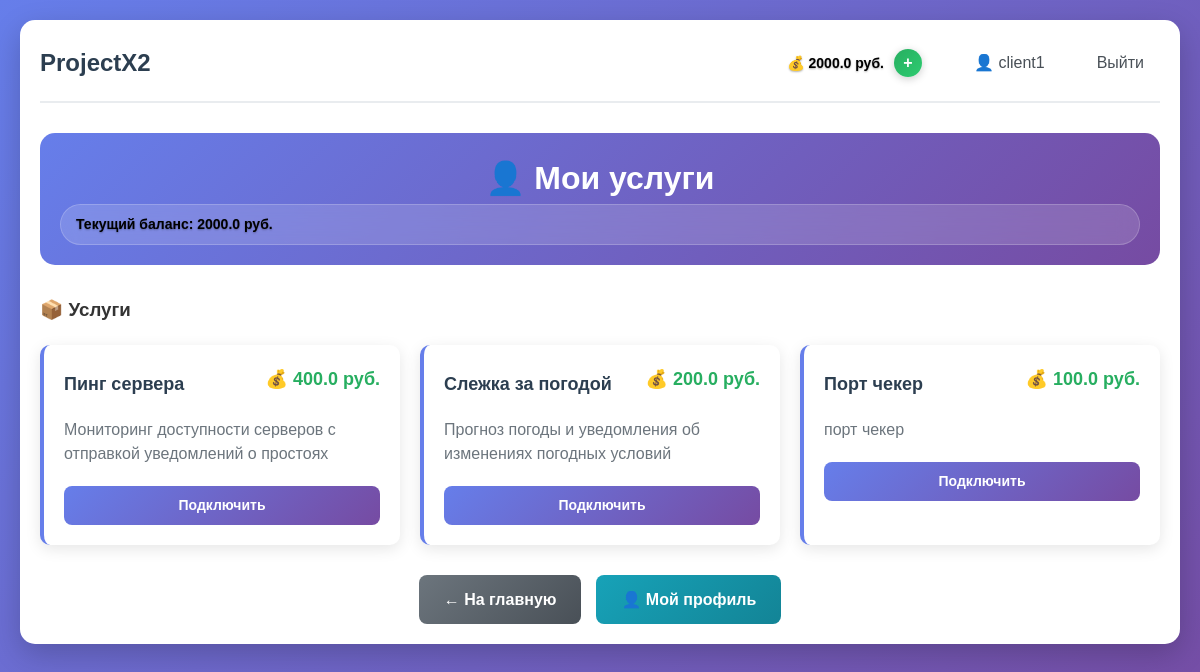
Page /client/services (signed in) on the earlier database version.
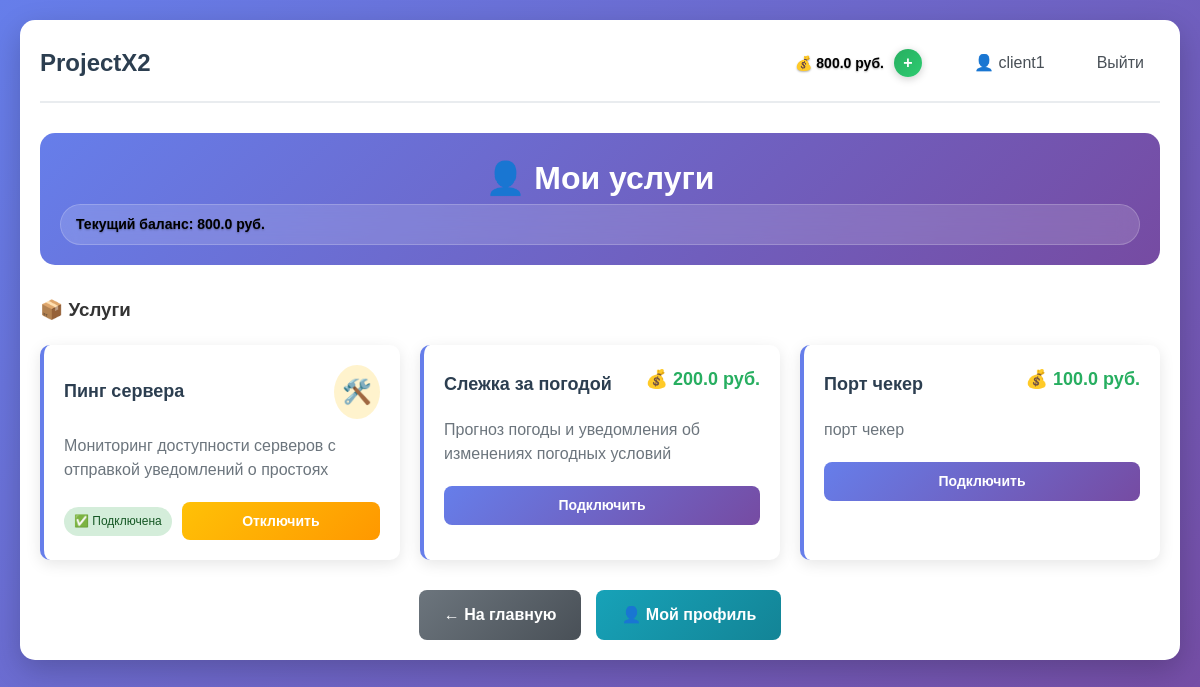
Same page on the later database version.
### app.py (models this page shows, shortened)
class User(UserMixin, db.Model):
    __tablename__ = 'users'
    id = db.Column(db.Integer, primary_key=True)
    username = db.Column(db.String(64), unique=True, nullable=False)
    email = db.Column(db.String(120), unique=True, nullable=False)
    password_hash = db.Column(db.String(256), nullable=False)
    role = db.Column(db.String(20), nullable=False)
    created_at = db.Column(db.DateTime, default=datetime.utcnow)
    is_active = db.Column(db.Boolean, default=True)
    services = db.relationship('UserService', backref='user', lazy=True)
    balance = db.Column(db.Float, default=0.0)  # Баланс для клиентов

class Service(db.Model):
    id = db.Column(db.Integer, primary_key=True)
    name = db.Column(db.String(100), nullable=False)
    description = db.Column(db.Text, nullable=False)
    price = db.Column(db.Float, default=0.0)
    is_active = db.Column(db.Boolean, default=True)
    created_at = db.Column(db.DateTime, default=datetime.utcnow)
    customer_id = db.Column(db.Integer, db.ForeignKey('users.id'), nullable=False)
    users = db.relationship('UserService', backref='service', lazy=True)

### app.py (the view)
@app.route('/client/services')
@login_required
def client_services():
    if current_user.role != 'client':
        flash('Доступ запрещен. Только для клиентов.', 'error')
        return redirect(url_for('index'))
    all_services = Service.query.filter_by(is_active=True).all()
    user_services = UserService.query.filter_by(user_id=current_user.id).all()
    connected_service_ids = [us.service_id for us in user_services]
    return render_template('client_services.html',
                         services=all_services,
                         connected_service_ids=connected_service_ids,
                         user_services=user_services)

### app.py (called while the page is built)
@login_manager.user_loader
def load_user(user_id):
    return db.session.get(User, int(user_id))

@app.before_request
def check_user_active():
    if current_user.is_authenticated and not current_user.is_active:
        logout_user()
        flash('Ваш аккаунт заблокирован. Обратитесь к администратору.', 'error')
        return redirect(url_for('login'))

### templates/client_services.html (shortened to what this page needs)
{% extends "base.html" %}
{% block content %}
<div class="admin-container">
    <div class="admin-header">
        <h2>👤 Мои услуги</h2>
        <div class="balance-info">
            <span class="balance-amount">Текущий баланс: {{ current_user.balance }} руб.</span>
        </div>
    </div>
    <div class="services-section">
        <h3>📦 Услуги</h3>
        {% if services %}
            <div class="services-grid">
                {% for service in services %}
                <div class="service-card">
                    <div class="service-header">
                        <h4>{{ service.name }}</h4>
                        {% if service.name == 'Пинг сервера' and service.id in connected_service_ids %}
                            <a href="{{ url_for('ping_service') }}" class="gear-icon" title="Перейти к Ping сервису">
                                🛠️
                            </a>
                        {% else %}
                            <span class="service-price">💰 {{ service.price }} руб.</span>
                        {% endif %}
                    </div>
                    <p class="service-description">{{ service.description }}</p>
                    <div class="service-actions">
                        {% if service.id in connected_service_ids %}
                            <span class="badge connected">✅ Подключена</span>
                            <a href="{{ url_for('disconnect_service', service_id=service.id) }}"
                               class="btn btn-sm btn-warning"
                               onclick="return confirm('Отключить услугу «{{ service.name }}»?')">
                                Отключить
                            </a>
                        {% else %}
                            {% if current_user.balance >= service.price %}
                                <a href="{{ url_for('connect_service', service_id=service.id) }}"
                                   class="btn btn-sm btn-primary">
                                    Подключить
                                </a>
                            {% else %}
                                <span class="text-danger">Недостаточно средств</span>
                                <a href="{{ url_for('add_balance_page') }}" class="btn btn-sm btn-success">
                                    Пополнить баланс
                                </a>
                            {% endif %}
                        {% endif %}
                    </div>
                </div>
                {% endfor %}
            </div>
        {% else %}
            <div class="empty-state">
                <div class="empty-icon">📭</div>
                <h4>Нет доступных услуг</h4>
                <p>В данный момент нет активных услуг для подключения.</p>
            </div>
        {% endif %}
    </div>
    <div class="admin-actions">
        <a href="{{ url_for('index') }}" class="btn btn-secondary">← На главную</a>
        <a href="{{ url_for('profile') }}" class="btn btn-info">👤 Мой профиль</a>
    </div>
</div>
{% endblock %}

### templates/base.html (shortened to what this page needs)
<!DOCTYPE html>
<html lang="ru">
<head>
    <link rel="stylesheet" href="{{ url_for('static', filename='css/style.css') }}">
</head>
<body>
    <div class="container">
        <nav class="navbar">
            <h1><a href="/" class="nav-logo">ProjectX2</a></h1>
            <div class="nav-links">
                {% if current_user.is_authenticated %}
                    {% if current_user.role == 'client' %}
                    <div class="balance-info">
                        <span class="balance-amount">💰 {{ current_user.balance }} руб.</span>
                        <a href="{{ url_for('add_balance_page') }}" class="balance-btn">+</a>
                    </div>
                    {% endif %}
                    <a href="/profile" class="nav-link">👤 {{ current_user.username }}</a>
                    <a href="/logout" class="nav-link">Выйти</a>
                {% else %}
                    <a href="/login" class="nav-link">Войти</a>
                    <a href="/register" class="nav-link">Регистрация</a>
                {% endif %}
            </div>
        </nav>
        <main>
            {% block content %}{% endblock %}
        </main>
    </div>
</body>
</html>

Differences in the rows shown:
changed User "client1": balance "2000.0" → "800.0"
shown differently, row unchanged: Service "Пинг сервера": price "400.0" → (not shown); text "💰 руб. Подключить" → "🛠️ ✅ Подключена Отключить"
